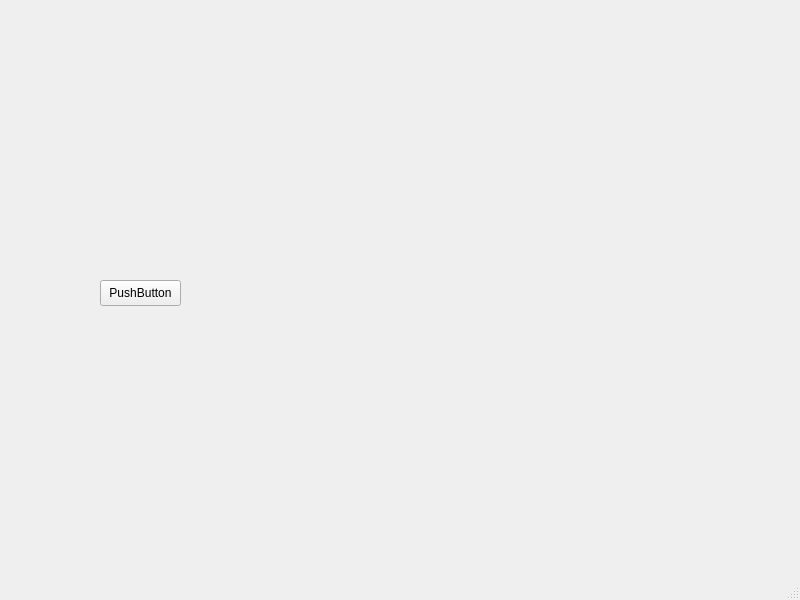
<?xml version="1.0" encoding="UTF-8"?>
<ui version="4.0">
 <class>MainWindow</class>
 <widget class="QMainWindow" name="MainWindow">
  <property name="geometry">
   <rect>
    <x>0</x>
    <y>0</y>
    <width>800</width>
    <height>600</height>
   </rect>
  </property>
  <property name="windowTitle">
   <string>MainWindow</string>
  </property>
  <widget class="QWidget" name="centralwidget">
   <widget class="QPushButton" name="pushButton">
    <property name="geometry">
     <rect>
      <x>100</x>
      <y>280</y>
      <width>81</width>
      <height>26</height>
     </rect>
    </property>
    <property name="text">
     <string>PushButton</string>
    </property>
   </widget>
  </widget>
  <widget class="QMenuBar" name="menubar">
   <property name="geometry">
    <rect>
     <x>0</x>
     <y>0</y>
     <width>800</width>
     <height>33</height>
    </rect>
   </property>
  </widget>
  <widget class="QStatusBar" name="statusbar"/>
 </widget>
 <resources/>
 <connections/>
</ui>
